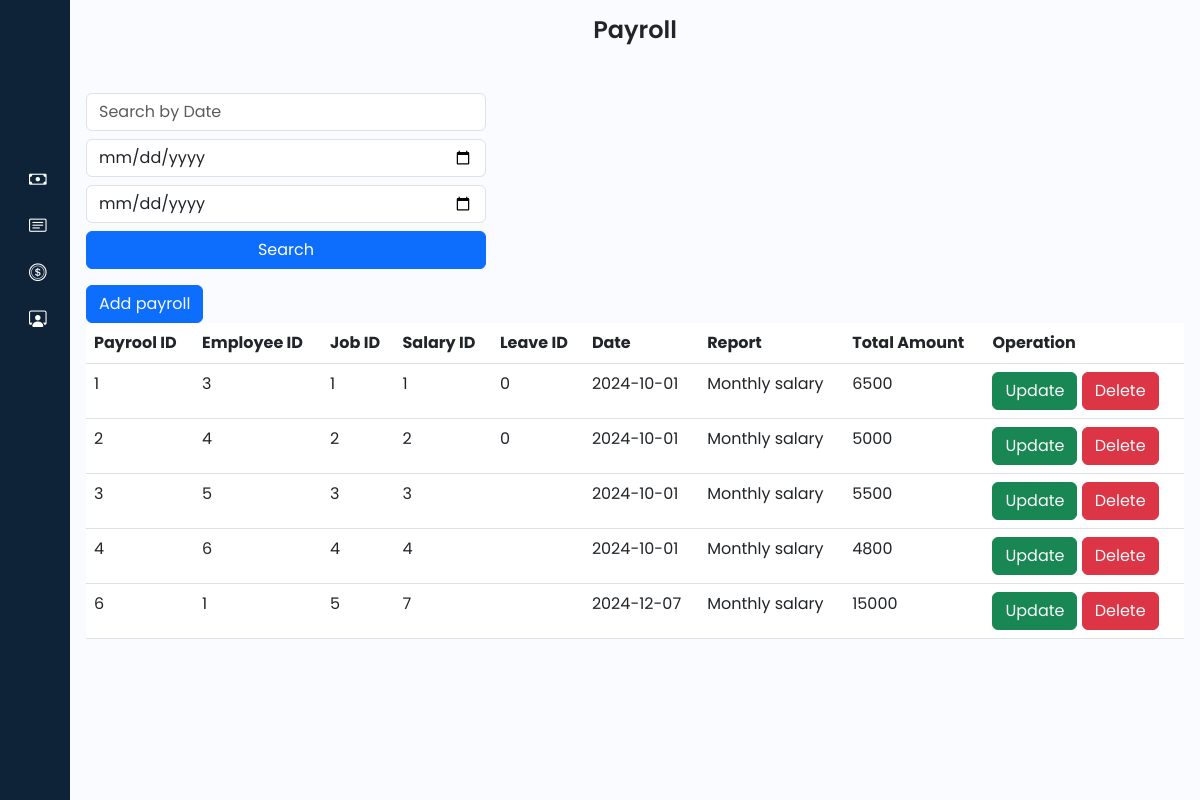
The app's page /admin/payRoll.php with its own data.
### tables this page shows
CREATE TABLE `payroll` (
  `payroll_ID` int(11) NOT NULL,
  `emp_ID` int(11) DEFAULT NULL,
  `job_ID` int(11) DEFAULT NULL,
  `salary_ID` int(11) DEFAULT NULL,
  `leave_ID` int(11) DEFAULT NULL,
  `date` date DEFAULT NULL,
  `report` text DEFAULT NULL,
  `total_amount` int(11) DEFAULT NULL
);

### admin/payRoll.php (the view, shortened to what this page needs)
<?php
@include '../connection/connect.php';
$select = "SELECT * FROM payroll";
$result = mysqli_query($con, $select);
?>
<!DOCTYPE html>
<html lang="en">
<head>
    <link href="https://cdn.lineicons.com/4.0/lineicons.css" rel="stylesheet" />
    <link href="https://cdn.jsdelivr.net/npm/bootstrap@5.3.0-alpha3/dist/css/bootstrap.min.css" rel="stylesheet"
>
    <link rel="stylesheet" href="https://cdn.jsdelivr.net/npm/bootstrap-icons@1.11.3/font/bootstrap-icons.min.css">
    <link rel="stylesheet" href="style/style.css">
</head>
<body>
    <div class="wrapper">
        <?php include 'sidebar.php'; ?>
        <div class="main p-3">
            <div class="text-center mb-5">
                <h1>
                    Payroll
                </h1>
            </div>
            <form method="post" class="me-auto right" style="max-width: 400px;">
                <div class="mb-3">
                    <div class="col-12 mb-2">
                        <input type="text" name="search_keyword" class="form-control" placeholder="Search by Date"
                            value="<?php echo isset($search_keyword) ? $search_keyword : ''; ?>">
                    </div>
                    <div class="col-12 mb-2">
                        <input type="date" name="start_date" class="form-control"
                            value="<?php echo isset($start_date) ? $start_date : ''; ?>">
                    </div>
                    <div class="col-12 mb-2">
                        <input type="date" name="end_date" class="form-control"
                            value="<?php echo isset($end_date) ? $end_date : ''; ?>">
                    </div>
                    <div class="col-12 mb-2">
                        <button type="submit" name="search" class="btn btn-primary w-100">Search</button>
                    </div>
                </div>
            </form>
            <button class="btn btn-primary">
                <a href="operation/payRoll/create.php" class="text-light">Add payroll</a>
            </button>
            <table class="table table-inverse">
            <thead>
                <tr>
                    <th>Payrool ID</th>
                    <th>Employee ID</th>
                    <th>Job ID</th>
                    <th>Salary ID</th>
                    <th>Leave ID</th>
                    <th>Date</th>
                    <th>Report</th>
                    <th>Total Amount</th>
                    <th>Operation</th>
                </tr>
            </thead>
            <tbody>
                <?php
                if ($result) {
                    while ($row = mysqli_fetch_assoc($result)) {
                        $payroll_ID = $row['payroll_ID'];
                        $emp_ID = $row['emp_ID'];
                        $job_ID = $row['job_ID'];
                        $salary_ID = $row['salary_ID'];
                        $leave_ID = $row['leave_ID'];
                        $date = $row['date'];
                        $report = $row['report'];
                        $total_amount = $row['total_amount'];
                        echo '<tr>
                            <td>'.$payroll_ID.' </td>
                            <td>'.$emp_ID.' </td>
                            <td>'.$job_ID.' </td>
                            <td>'.$salary_ID.' </td>
                            <td>'.$leave_ID.' </td>
                            <td>'.$date.' </td>
                            <td>'.$report.' </td>
                            <td>'.$total_amount.' </td>
                            <td>
                                <button class="btn btn-success"><a href="operation/payRoll/update.php?updatepayroll_ID='.$payroll_ID.'" class="text-light">Update</a></button>
                                <button class="btn btn-danger"><a href="operation/payRoll/delete.php?deletepayroll_ID='.$payroll_ID.'" class="text-light">Delete</a></button>
                            </td>
                        </tr>';
                    }
                }
                ?>
            </tbody>
            </table>
        </div>
    </div>
</body>
</html>

### admin/style/style.css (style rules this page uses)
a { text-decoration: none; }
h1 { font-weight: 600; font-size: 1.5rem; }
body { font-family: 'Poppins', sans-serif; }
.wrapper { display: flex; }
.main { min-height: 100vh; width: 100%; overflow: hidden; transition: all 0.35s ease-in-out; background-color: #fafbfe; }

### records on screen
payroll: payroll_ID "1", emp_ID "3", job_ID "1", salary_ID "1", leave_ID "0", date "2024-10-01", report "Monthly salary", total_amount "6500"
payroll: payroll_ID "2", emp_ID "4", job_ID "2", salary_ID "2", leave_ID "0", date "2024-10-01", report "Monthly salary", total_amount "5000"
payroll: payroll_ID "3", emp_ID "5", job_ID "3", salary_ID "3", date "2024-10-01", report "Monthly salary", total_amount "5500"
payroll: payroll_ID "4", emp_ID "6", job_ID "4", salary_ID "4", date "2024-10-01", report "Monthly salary", total_amount "4800"
payroll: payroll_ID "6", emp_ID "1", job_ID "5", salary_ID "7", date "2024-12-07", report "Monthly salary", total_amount "15000"
